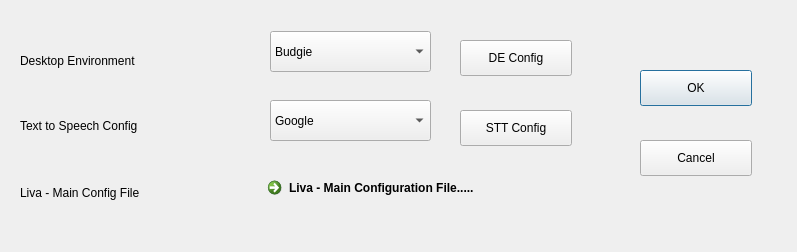
<?xml version="1.0" encoding="UTF-8"?>
<ui version="4.0">
 <class>Dialog</class>
 <widget class="QDialog" name="Dialog">
  <property name="geometry">
   <rect>
    <x>0</x>
    <y>0</y>
    <width>797</width>
    <height>252</height>
   </rect>
  </property>
  <property name="windowTitle">
   <string>Settings</string>
  </property>
  <widget class="QLabel" name="label">
   <property name="geometry">
    <rect>
     <x>20</x>
     <y>40</y>
     <width>191</width>
     <height>41</height>
    </rect>
   </property>
   <property name="text">
    <string>Desktop Environment</string>
   </property>
  </widget>
  <widget class="QLabel" name="label_2">
   <property name="geometry">
    <rect>
     <x>20</x>
     <y>110</y>
     <width>221</width>
     <height>31</height>
    </rect>
   </property>
   <property name="text">
    <string>Text to Speech Config</string>
   </property>
  </widget>
  <widget class="QLabel" name="label_3">
   <property name="geometry">
    <rect>
     <x>20</x>
     <y>180</y>
     <width>201</width>
     <height>26</height>
    </rect>
   </property>
   <property name="text">
    <string>Liva - Main Config File</string>
   </property>
  </widget>
  <widget class="QComboBox" name="decombo">
   <property name="geometry">
    <rect>
     <x>270</x>
     <y>31</y>
     <width>161</width>
     <height>41</height>
    </rect>
   </property>
   <property name="currentText">
    <string>Budgie</string>
   </property>
   <item>
    <property name="text">
     <string>Budgie</string>
    </property>
   </item>
   <item>
    <property name="text">
     <string>Cinnamon</string>
    </property>
   </item>
   <item>
    <property name="text">
     <string>GNOME</string>
    </property>
   </item>
   <item>
    <property name="text">
     <string>MATE</string>
    </property>
   </item>
   <item>
    <property name="text">
     <string>Pantheon</string>
    </property>
   </item>
   <item>
    <property name="text">
     <string>Plasma / KDE</string>
    </property>
   </item>
   <item>
    <property name="text">
     <string>Unity</string>
    </property>
   </item>
  </widget>
  <widget class="QComboBox" name="sttcombo">
   <property name="geometry">
    <rect>
     <x>270</x>
     <y>100</y>
     <width>161</width>
     <height>41</height>
    </rect>
   </property>
   <item>
    <property name="text">
     <string>Google</string>
    </property>
   </item>
   <item>
    <property name="text">
     <string>Bing / Azure</string>
    </property>
   </item>
   <item>
    <property name="text">
     <string>CMU Sphinx (local)</string>
    </property>
   </item>
  </widget>
  <widget class="QPushButton" name="ok">
   <property name="geometry">
    <rect>
     <x>640</x>
     <y>70</y>
     <width>112</width>
     <height>36</height>
    </rect>
   </property>
   <property name="text">
    <string>OK</string>
   </property>
  </widget>
  <widget class="QPushButton" name="cancel">
   <property name="geometry">
    <rect>
     <x>640</x>
     <y>140</y>
     <width>112</width>
     <height>36</height>
    </rect>
   </property>
   <property name="text">
    <string>Cancel</string>
   </property>
  </widget>
  <widget class="QPushButton" name="desettings">
   <property name="geometry">
    <rect>
     <x>460</x>
     <y>40</y>
     <width>112</width>
     <height>36</height>
    </rect>
   </property>
   <property name="text">
    <string>DE Config</string>
   </property>
  </widget>
  <widget class="QPushButton" name="sttconfig">
   <property name="geometry">
    <rect>
     <x>460</x>
     <y>110</y>
     <width>112</width>
     <height>36</height>
    </rect>
   </property>
   <property name="text">
    <string>STT Config</string>
   </property>
  </widget>
  <widget class="QCommandLinkButton" name="livaconfig">
   <property name="geometry">
    <rect>
     <x>260</x>
     <y>170</y>
     <width>321</width>
     <height>42</height>
    </rect>
   </property>
   <property name="text">
    <string>Liva - Main Configuration File.....</string>
   </property>
  </widget>
 </widget>
 <resources/>
 <connections/>
</ui>
